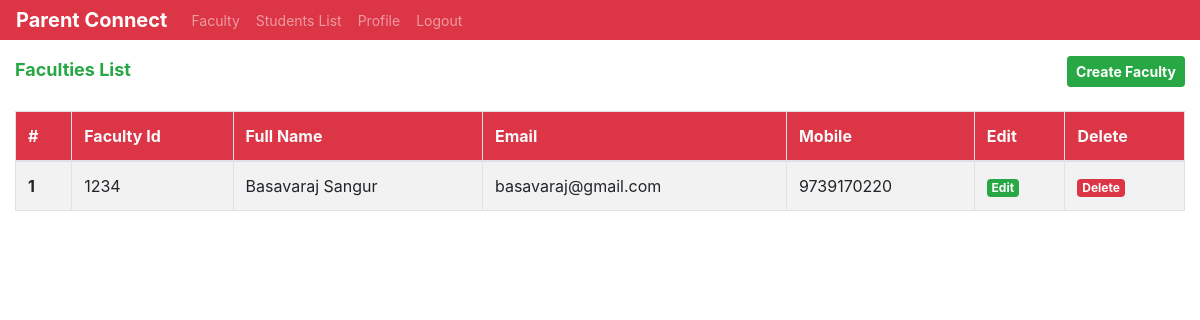
The app's page /departments/faculty.php with its own data.
### tables this page shows
CREATE TABLE IF NOT EXISTS `faculties` (
  `id` int(11) NOT NULL AUTO_INCREMENT,
  `first_name` varchar(100) NOT NULL,
  `last_name` varchar(100) NOT NULL,
  `deptId` varchar(15) NOT NULL,
  `faculty_id` varchar(15) NOT NULL,
  `email` varchar(100) NOT NULL,
  `mobile` double NOT NULL,
  `password` varchar(100) NOT NULL DEFAULT 'Password@123',
  PRIMARY KEY (`id`),
  KEY `deptId` (`deptId`)
);

### departments/faculty.php (the view, shortened to what this page needs)
<?php
include('./department_header.php');
include('../db/dbcon.php');
$result = mysqli_query($con, "SELECT * FROM `faculties`") or die(mysqli_error($con));
$seminar_hall_count = mysqli_num_rows($result);
?>
<!DOCTYPE html>
<html lang="en">
<head>
</head>
<body>
    <div class="container-fluid">
        <div class="row mt-3">
            <div class="col-md-8">
                <p class="page-title font-weight-bold text-success m-0">Faculties List</p>
            </div>
            <div class="col-md-4 text-right">
                <a href="./create_faculty.php" class="btn btn-sm btn-success font-weight-bold">Create Faculty</a>
            </div>
        </div>
        <div class="mt-4">
            <?php
            if ($seminar_hall_count === 0) {
            ?>
                <div class="text-center">
                    <img src="./../images/no-data.png" alt="No Data" width="300px">
                    <p class="text-muted font-weight-bold m-0">No Faculties found</p>
                </div>
            <?php
            } else {
            ?>
                <table class="table table-bordered table-striped">
                    <thead>
                        <tr class="bg-danger text-light">
                            <th scope="col">#</th>
                            <th scope="col">Faculty Id</th>
                            <th scope="col">Full Name</th>
                            <th scope="col">Email</th>
                            <th scope="col">Mobile</th>
                            <th scope="col">Edit</th>
                            <th scope="col">Delete</th>
                        </tr>
                    </thead>
                    <tbody>
                        <?php
                        $count = 0;
                        while ($row = mysqli_fetch_array($result)) {
                            $count = $count + 1;
                        ?>
                            <tr>
                                <th scope="row"><?php echo $count; ?></th>
                                <td><?php echo $row[4]; ?></td>
                                <td><?php echo $row[1]; ?> <?php echo $row[2]; ?></td>
                                <td><?php echo $row[5]; ?></td>
                                <td><?php echo $row[6]; ?></td>
                                <td><a href="./edit_faculty.php?id=<?php echo $row[0]; ?>" class="badge badge-success">Edit</a></td>
                                <td><a href="./fauclty.php?id=<?php echo $row[0]; ?>" class="badge badge-danger">Delete</a></td>
                            </tr>
                        <?php
                        }
                        ?>
                    </tbody>
                </table>
            <?php
            }
            ?>
        </div>
    </div>
</body>
</html>

### css/style.css (style rules this page uses)
.page-title { font-size: 18px; }

### records on screen
faculties: faculty "1234", first_name "Basavaraj", last_name "Sangur", email "basavaraj@gmail.com", mobile "9739170220"
